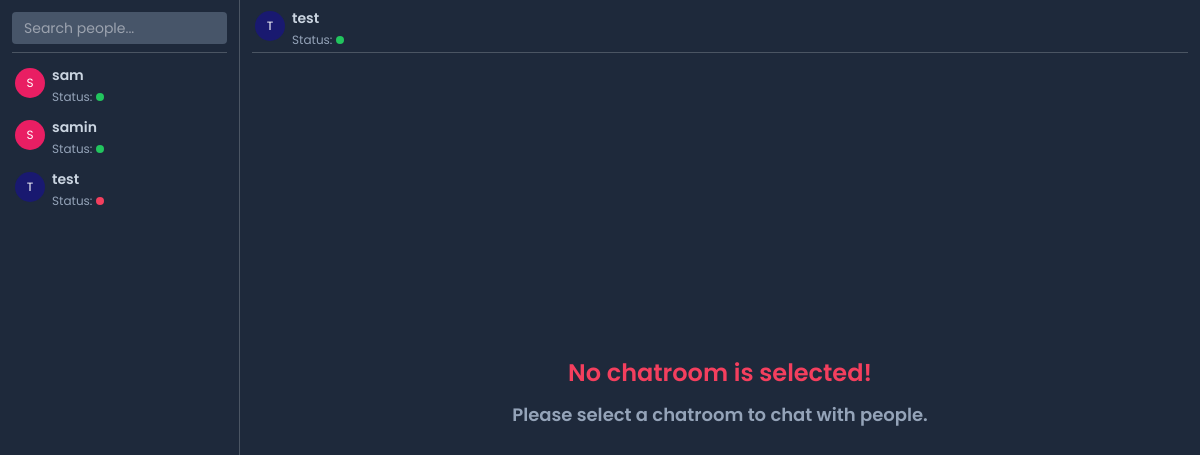
The app's page / (signed in), older data.
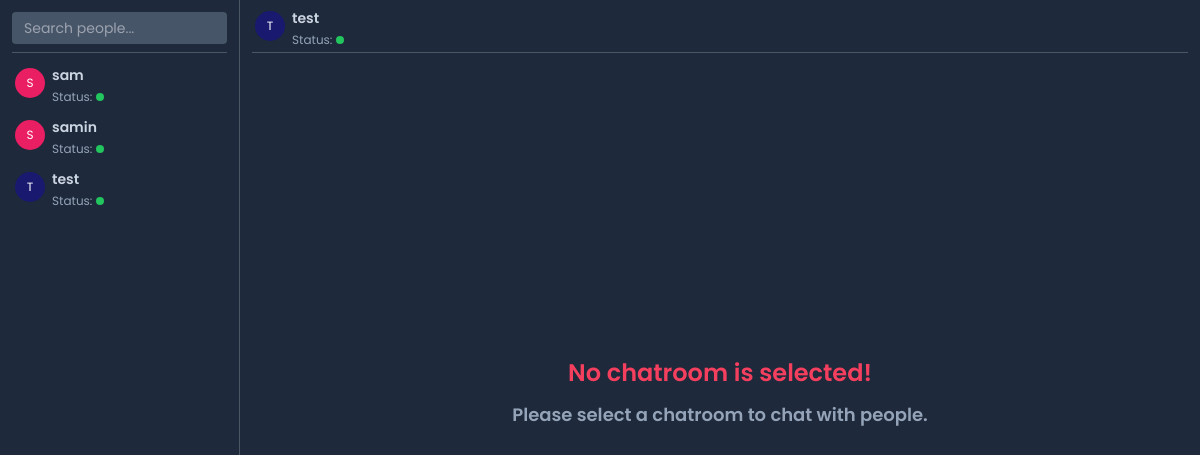
The same page, newer data.
### authentication/models.py (models this page shows, shortened)
class Account(AbstractBaseUser):
    email = models.EmailField(null=True, unique=True)
    username = models.CharField(max_length=255, null=True)
    is_active = models.BooleanField(default=True)
    is_staff = models.BooleanField(default=False)
    is_superuser = models.BooleanField(default=False)
    is_online = models.BooleanField(default=True)
    created_at = models.DateTimeField(default=datetime.now)
    objects = AccountManager()
    USERNAME_FIELD = "email"
    REQUIRED_FIELDS = ["username"]

### chat/views.py (the view)
# urls.py: path("", ChatHomeView.as_view(), name="home"),
class ChatHomeView(View):
    @method_decorator(is_user_logged_in())
    def get(self, request):
        accounts = Account.objects.values()
        myself_email = request.session.get("email", None)
        account_list = list(map(lambda i: i, accounts))
        _, sender_obj = find_object(account_list, "email", myself_email, 0, len(account_list))
        chat_counters = ChatCounter.objects.values()
        chat_counter_list = list(map(lambda i: i, chat_counters))
        account_list = get_receiver_all_chat_counter_objects(chat_counter_list, account_list, myself_email)
        args = {
            "accounts": accounts,
            "sender_obj": sender_obj,
        }
        return render(request, "chat/home.html", args)

### chat/views.py (called while the page is built)
def find_all_matched_chat_counters(chat_counter_list, key, target, start, chat_counter_list_length, receiver_chat_counters):
    quick_sort(chat_counter_list, key, start, len(chat_counter_list) - 1)
    found_chat_counter_obj_index = binary_search(chat_counter_list, key, target, start, len(chat_counter_list) - 1)
    if found_chat_counter_obj_index > -1:
        receiver_chat_counters.append(chat_counter_list[found_chat_counter_obj_index])
        chat_counter_list.pop(found_chat_counter_obj_index)
        return find_all_matched_chat_counters(chat_counter_list, key, target, start, chat_counter_list_length, receiver_chat_counters)
    return receiver_chat_counters

def find_object(lst, key, target, start, lst_length):
    quick_sort(lst, key, start, lst_length - 1)
    found_obj_index = binary_search(lst, key, target, start, lst_length - 1)
    if found_obj_index > -1:
        obj = lst[found_obj_index]
        return lst, obj
    return lst, None

### django_chat_app/quick_sort.py (called while the page is built)
def quick_sort(lst, key, start, end):
    if start >= end:
        return
    get_index = partition(lst, key, start, end)
    quick_sort(lst, key, start, get_index - 1)
    quick_sort(lst, key, get_index + 1, end)

### chat/templates/chat/home.html (shortened to what this page needs)
{% extends "authentication/base.html" %}
{% load static %}
{% block content %}
<link rel="stylesheet" href="{% static 'css/home.css' %}">
<div class="flex w-full h-screen max-w-screen-2xl mx-auto home__mainDiv">
    <div class="w-[25%] h-screen">
        {% include "chat/chatLeft.html" %}
    </div>
    <div class="w-full">
        {% include "chat/homeRight.html" %}
    </div>
</div>
{% endblock %}

### chat/templates/chat/ChatLeftBottom.html (shortened to what this page needs)
{% load static %}
<link rel="stylesheet" href="{% static 'css/gravatar.css' %}">
<link rel="stylesheet" href="{% static 'css/chatLeftBottom.css' %}">
<div class="w-full h-full flex flex-col gap-y-3 overflow-x-hidden overflow-y-auto chat__leftBottom">
    {% if accounts %}
        {% for account in accounts %}
            <a href="{% url 'chat:chatroom-check-slug' account.id %}" class="flex items-center justify-between last:pb-7 chat__people">
                <div class="flex items-center gap-x-1">
                    <div>
                        <div data-avatar="{{ account.username }}" class="avatarBlock round"></div>
                    </div>
                    <div class="flex flex-col gap-y-1">
                        <p class="font-semibold chat__username">
                            {{ account.username }}
                        </p>
                        <div class="flex items-center gap-x-1">
                            <p class="text-xs text-slate-400">Status: </p>
                            <div id="account-status-{{ account.id }}" class="w-[0.5rem] h-[0.5rem] rounded-full {% if account.is_online %}bg-green-500{% else %}bg-rose-500{% endif %}"></div>
                        </div>
                    </div>
                </div>
            </a>
        {% endfor %}
    {% endif %}
</div>

### chat/templates/chat/homeRightTop.html (shortened to what this page needs)
{% load static %}
<link rel="stylesheet" href="{% static 'css/gravatar.css' %}">
<link rel="stylesheet" href="{% static 'css/homeRightTop.css' %}">
<div class="pb-1 border-b border-gray-600">
    <div class="flex items-center justify-between">
        <div class="flex items-center gap-x-1">
            <div>
                <div data-avatar="{{ sender_obj.username }}" class="avatarBlock round"></div>
            </div>
            <div class="flex flex-col gap-y-1">
                <p class="font-semibold mr-2 right__topUsername">
                    {{ sender_obj.username }}
                </p>
                <div class="flex items-center gap-x-1">
                    <p class="text-xs text-slate-400">Status: </p>
                    <div class="w-[0.5rem] h-[0.5rem] rounded-full bg-green-500"></div>
                </div>
            </div>
        </div>
        <div class="flex items-center gap-x-5">
            <section onclick="makeLogout()" class="cursor-pointer p-1.5 rounded-full hover:bg-slate-600 hover:shadow transition-colors duration-300 ease-in-out">
            </section>
        </div>
    </div>
</div>

Row changes from the older to the newer data that the page shows:
changed Account "test": is_online False → True (drawn)
